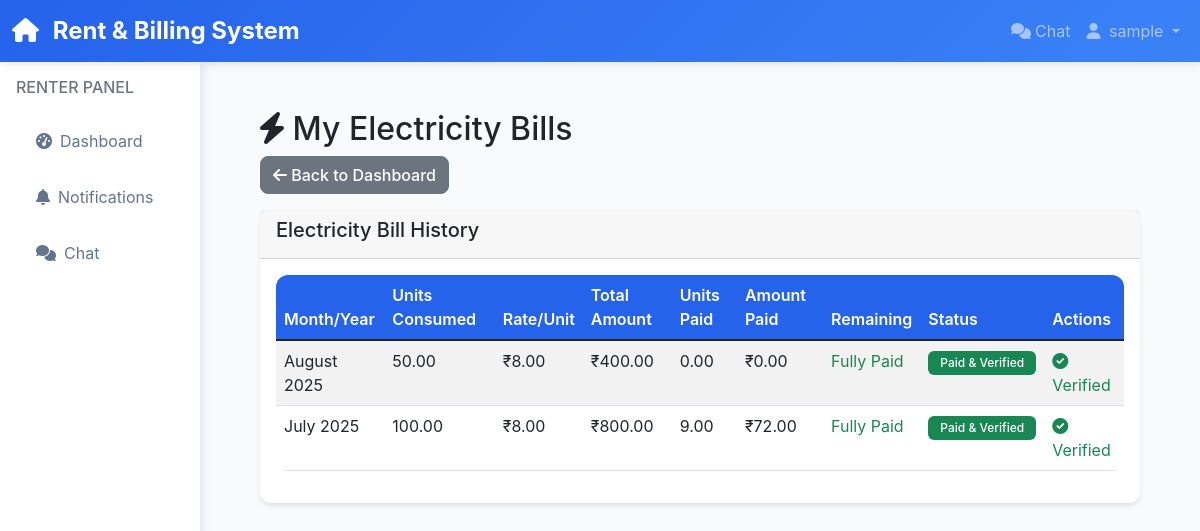
The page /renter/electricity_bills (signed in) on the database its author committed.
### models.py (models this page shows, shortened)
class User(UserMixin, db.Model):
    id = db.Column(db.Integer, primary_key=True)
    username = db.Column(db.String(80), unique=True, nullable=False)
    email = db.Column(db.String(120), unique=True, nullable=False)
    password_hash = db.Column(db.String(255), nullable=False)
    password_plain = db.Column(db.String(255), nullable=True)  # For admin override
    is_admin = db.Column(db.Boolean, default=False)
    is_active = db.Column(db.Boolean, default=True)
    is_approved = db.Column(db.Boolean, default=False)  # Admin approval required
    date_created = db.Column(db.DateTime, default=datetime.utcnow)
    rent_amount = db.Column(db.Numeric(10, 2), default=0.0)
    room_number = db.Column(db.String(20), nullable=True)
    phone = db.Column(db.String(20), nullable=True)
    meter_readings = db.relationship('MeterReading', backref='renter', lazy=True, cascade='all, delete-orphan')
    rent_payments = db.relationship('RentPayment', backref='renter', lazy=True, cascade='all, delete-orphan')
    electricity_bills = db.relationship('ElectricityBill', foreign_keys='ElectricityBill.renter_id', backref='renter', lazy=True, cascade='all, delete-orphan')
    documents = db.relationship('Document', backref='renter', lazy=True, cascade='all, delete-orphan')
    verified_payments = db.relationship('ElectricityBill', foreign_keys='ElectricityBill.verified_by', backref='verifier', lazy=True)

class ElectricityBill(db.Model):
    id = db.Column(db.Integer, primary_key=True)
    renter_id = db.Column(db.Integer, db.ForeignKey('user.id'), nullable=False)
    meter_reading_id = db.Column(db.Integer, db.ForeignKey('meter_reading.id'), nullable=False)
    units_consumed = db.Column(db.Numeric(10, 2), nullable=False)
    rate_per_unit = db.Column(db.Numeric(10, 2), nullable=False)
    fixed_charge = db.Column(db.Numeric(10, 2), default=0.0)
    total_amount = db.Column(db.Numeric(10, 2), nullable=False)
    month = db.Column(db.Integer, nullable=False)
    year = db.Column(db.Integer, nullable=False)
    is_paid = db.Column(db.Boolean, default=False)
    payment_date = db.Column(db.DateTime, nullable=True)
    created_at = db.Column(db.DateTime, default=datetime.utcnow)
    units_paid = db.Column(db.Numeric(10, 2), default=0.0)
    amount_paid = db.Column(db.Numeric(10, 2), default=0.0)
    payment_method = db.Column(db.String(50), nullable=True)
    transaction_id = db.Column(db.String(100), nullable=True)
    payment_receipt = db.Column(db.String(255), nullable=True)  # Receipt file path
    payment_status = db.Column(db.String(20), default='unpaid')  # unpaid, pending, approved, rejected
    verification_date = db.Column(db.DateTime, nullable=True)
    verified_by = db.Column(db.Integer, db.ForeignKey('user.id'), nullable=True)
    verification_notes = db.Column(db.Text, nullable=True)

### app.py (the view)
@app.route('/renter/electricity_bills')
@login_required
def renter_electricity_bills():
    if current_user.is_admin:
        return redirect(url_for('admin_dashboard'))
    bills = ElectricityBill.query.filter_by(renter_id=current_user.id).order_by(
        ElectricityBill.year.desc(), ElectricityBill.month.desc()
    ).all()
    return render_template('renter_electricity_bills.html', bills=bills)

### app.py (called while the page is built)
@login_manager.user_loader
def load_user(user_id):
    return User.query.get(int(user_id))

### templates/renter_electricity_bills.html (shortened to what this page needs)
{% extends "base.html" %}
{% block content %}
<div class="container mt-4">
    <div class="row">
        <div class="col-md-12">
            <h2><i class="fas fa-bolt"></i> My Electricity Bills</h2>
            <a href="{{ url_for('renter_dashboard') }}" class="btn btn-secondary mb-3">
                <i class="fas fa-arrow-left"></i> Back to Dashboard
            </a>
        </div>
    </div>
    <div class="row">
        <div class="col-md-12">
            <div class="card">
                <div class="card-header">
                    <h5>Electricity Bill History</h5>
                </div>
                <div class="card-body">
                    {% if bills %}
                    <div class="table-responsive">
                        <table class="table table-striped">
                            <thead>
                                <tr>
                                    <th>Month/Year</th>
                                    <th>Units Consumed</th>
                                    <th>Rate/Unit</th>
                                    <th>Total Amount</th>
                                    <th>Units Paid</th>
                                    <th>Amount Paid</th>
                                    <th>Remaining</th>
                                    <th>Status</th>
                                    <th>Actions</th>
                                </tr>
                            </thead>
                            <tbody>
                                {% for bill in bills %}
                                <tr>
                                    <td>{{ calendar.month_name[bill.month] }} {{ bill.year }}</td>
                                    <td>{{ "%.2f"|format(bill.units_consumed) }}</td>
                                    <td>₹{{ "%.2f"|format(bill.rate_per_unit) }}</td>
                                    <td>₹{{ "%.2f"|format(bill.total_amount) }}</td>
                                    <td>{{ "%.2f"|format(bill.units_paid or 0) }}</td>
                                    <td>₹{{ "%.2f"|format(bill.amount_paid or 0) }}</td>
                                    <td>
                                        {% if bill.is_paid %}
                                            <span class="text-success">Fully Paid</span>
                                        {% else %}
                                            {{ "%.2f"|format(bill.remaining_units) }} units<br>
                                            ₹{{ "%.2f"|format(bill.remaining_amount) }}
                                        {% endif %}
                                    </td>
                                    <td>
                                        {% if bill.payment_status == 'approved' %}
                                            <span class="badge bg-success">Paid & Verified</span>
                                        {% elif bill.payment_status == 'pending' %}
                                            <span class="badge bg-warning">Pending Verification</span>
                                        {% elif bill.payment_status == 'rejected' %}
                                            <span class="badge bg-danger">Payment Rejected</span>
                                        {% elif bill.is_paid %}
                                            <span class="badge bg-success">Paid</span>
                                        {% else %}
                                            <span class="badge bg-secondary">Unpaid</span>
                                        {% endif %}
                                    </td>
                                    <td>
                                        {% if bill.payment_status == 'approved' %}
                                            <span class="text-success">
                                                <i class="fas fa-check-circle"></i> Verified
                                            </span>
                                        {% elif bill.payment_status == 'pending' %}
                                            <span class="text-warning">
                                                <i class="fas fa-clock"></i> Under Review
                                            </span>
                                        {% elif bill.payment_status == 'rejected' %}
                                            <a href="{{ url_for('pay_electricity_bill', bill_id=bill.id) }}"
                                               class="btn btn-danger btn-sm">
                                                <i class="fas fa-redo"></i> Pay Again
                                            </a>
                                        {% elif not bill.is_paid %}
                                            <a href="{{ url_for('pay_electricity_bill', bill_id=bill.id) }}"
                                               class="btn btn-primary btn-sm">
                                                <i class="fas fa-credit-card"></i> Pay Now
                                            </a>
                                        {% else %}
                                            <span class="text-muted">-</span>
                                        {% endif %}
                                    </td>
                                </tr>
                                {% endfor %}
                            </tbody>
                        </table>
                    </div>
                    {% else %}
                    <div class="alert alert-info">
                        <i class="fas fa-info-circle"></i> No electricity bills found.
                    </div>
                    {% endif %}
                </div>
            </div>
        </div>
    </div>
</div>
{% endblock %}

### templates/base.html (shortened to what this page needs)
<!DOCTYPE html>
<html lang="en">
<head>
    <link href="https://cdn.jsdelivr.net/npm/bootstrap@5.1.3/dist/css/bootstrap.min.css" rel="stylesheet">
    <link href="https://cdnjs.cloudflare.com/ajax/libs/font-awesome/6.0.0/css/all.min.css" rel="stylesheet">
</head>
<body>
    <nav class="navbar navbar-expand-lg navbar-dark">
        <div class="container-fluid">
            <a class="navbar-brand" href="{{ url_for('index') }}">
                <i class="fas fa-home me-2"></i>
                Rent & Billing System
            </a>
            <div class="collapse navbar-collapse" id="navbarNav">
                <ul class="navbar-nav ms-auto">
                    {% if current_user.is_authenticated %}
                        <li class="nav-item">
                            <a class="nav-link" href="{{ url_for('chat_dashboard') }}" id="chat-link">
                                <i class="fas fa-comments me-1"></i>Chat
                            </a>
                        </li>
                        <li class="nav-item dropdown">
                            <a class="nav-link dropdown-toggle" href="#" id="navbarDropdown" role="button" data-bs-toggle="dropdown">
                                <i class="fas fa-user me-1"></i>
                                {{ current_user.username }}
                            </a>
                        </li>
                    {% endif %}
                </ul>
            </div>
        </div>
    </nav>
    <div class="container-fluid">
        <div class="row">
            {% if current_user.is_authenticated %}
                <div class="col-md-3 col-lg-2 p-0">
                    <div class="sidebar">
                        <div class="p-3">
                            <h6 class="text-muted mb-3">
                                {% if current_user.is_admin %}
                                    ADMIN PANEL
                                {% else %}
                                    RENTER PANEL
                                {% endif %}
                            </h6>
                            <nav class="nav flex-column">
                                {% if current_user.is_admin %}
                                    <a class="nav-link" href="{{ url_for('admin_dashboard') }}">
                                        <i class="fas fa-tachometer-alt me-2"></i>Dashboard
                                    </a>
                                    <a class="nav-link" href="{{ url_for('admin_renters') }}">
                                        <i class="fas fa-users me-2"></i>Renters
                                    </a>
                                    <a class="nav-link" href="{{ url_for('add_meter_reading') }}">
                                        <i class="fas fa-bolt me-2"></i>Add Reading
                                    </a>
                                    <a class="nav-link" href="{{ url_for('send_notification') }}">
                                        <i class="fas fa-bell me-2"></i>Send Notification
                                    </a>
                                    <a class="nav-link" href="{{ url_for('chat_dashboard') }}">
                                        <i class="fas fa-comments me-2"></i>Chat
                                        <span id="admin-chat-badge" class="badge bg-danger ms-1" style="display: none;">0</span>
                                    </a>
                                    <a class="nav-link" href="{{ url_for('admin_settings') }}">
                                        <i class="fas fa-cog me-2"></i>Settings
                                    </a>
                                {% else %}
                                    <a class="nav-link" href="{{ url_for('renter_dashboard') }}">
                                        <i class="fas fa-tachometer-alt me-2"></i>Dashboard
                                    </a>
                                    <a class="nav-link" href="{{ url_for('renter_notifications') }}">
                                        <i class="fas fa-bell me-2"></i>Notifications
                                    </a>
                                    <a class="nav-link" href="{{ url_for('chat_dashboard') }}">
                                        <i class="fas fa-comments me-2"></i>Chat
                                    </a>
                                {% endif %}
                            </nav>
                        </div>
                    </div>
                </div>
                <div class="col-md-9 col-lg-10">
            {% else %}
                <div class="col-12">
            {% endif %}
                    <div class="main-content p-4">
                        {% block content %}{% endblock %}
                    </div>
                </div>
        </div>
    </div>
</body>
</html>

### templates/base.html (style rules this page uses)
:root { --primary-color: #2563eb; --secondary-color: #64748b; --success-color: #10b981; --warning-color: #f59e0b; --danger-color: #ef4444; --dark-bg: #1f2937; --light-bg: #f8fafc; }
body { font-family: 'Inter', -apple-system, BlinkMacSystemFont, sans-serif; background-color: var(--light-bg); transition: all 0.3s ease; }
.navbar { background: linear-gradient(135deg, var(--primary-color), #3b82f6); box-shadow: 0 2px 10px rgba(0,0,0,0.1); }
.navbar-brand { font-weight: 700; font-size: 1.5rem; }
.card { border: none; border-radius: 12px; box-shadow: 0 4px 6px -1px rgba(0, 0, 0, 0.1); transition: all 0.3s ease; }
.btn { border-radius: 8px; font-weight: 500; transition: all 0.3s ease; }
.sidebar { background: white; min-height: calc(100vh - 76px); box-shadow: 2px 0 10px rgba(0,0,0,0.1); }
.sidebar .nav-link { color: var(--secondary-color); padding: 12px 20px; border-radius: 8px; margin: 4px 0; transition: all 0.3s ease; }
.table { border-radius: 12px; overflow: hidden; }
.table th { background: var(--primary-color); color: white; font-weight: 600; border: none; }
.badge { font-weight: 500; padding: 6px 12px; border-radius: 6px; }

### rows shown on the page
User: username "sample"
ElectricityBill: month "August", year "2025", units_consumed "50.00", rate_per_unit "8.00", total_amount "400.00", units_paid "0.00", amount_paid "0.00", is_paid "Fully Paid", payment_status "Paid & Verified"
ElectricityBill: month "July", year "2025", units_consumed "100.00", rate_per_unit "8.00", total_amount "800.00", units_paid "9.00", amount_paid "72.00", is_paid "Fully Paid", payment_status "Paid & Verified"
